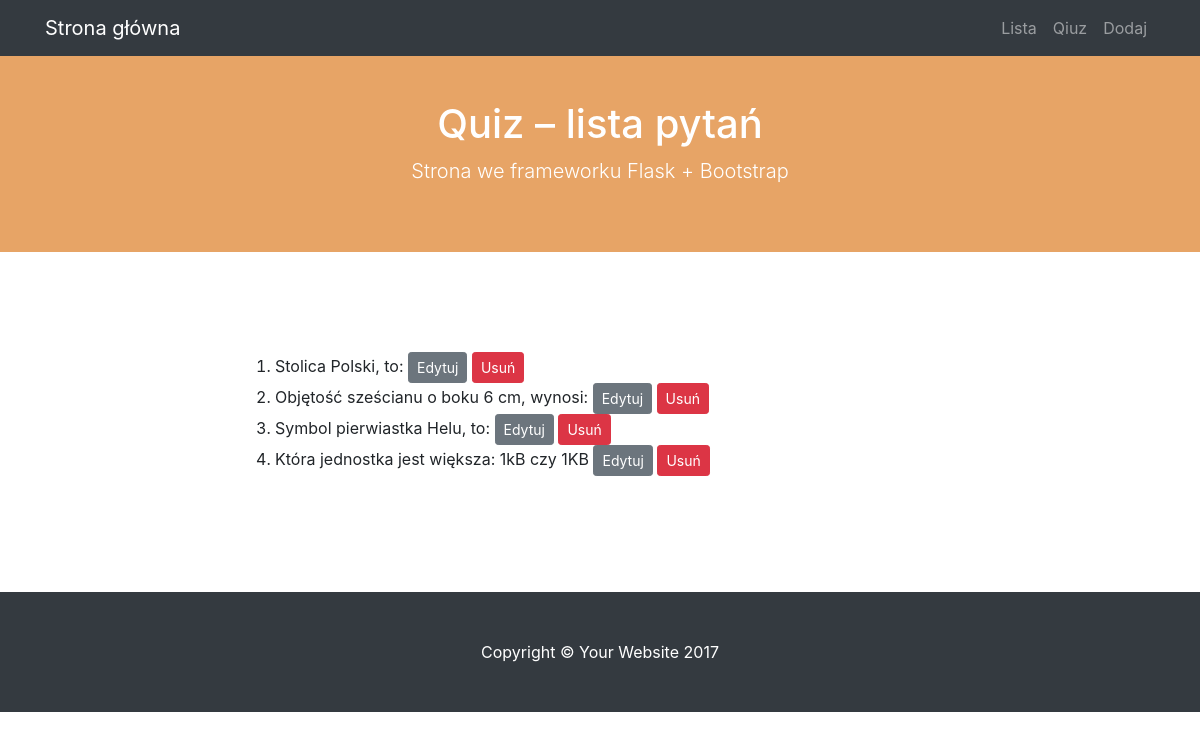
Screenshot of /lista with the database file from the repository.
### quiz/modele.py (models this page shows)
class BazaModel(Model):
    class Meta:
        database = baza

class Pytanie(BazaModel):
    pytanie = CharField(null=False)
    kategoria = ForeignKeyField(Kategoria, related_name='pytania')

### quiz/views.py (the view)
@app.route("/lista")
def lista():
    pytania = Pytanie().select()
    if not pytania.count():
        pass
    return render_template('lista.html', pytania=pytania)

### quiz/quiz.py (called while the page is built)
@app.before_request
def before_request():
    g.db = baza
    g.db.connect()

@app.after_request
def after_request(response):
    g.db.close()
    return response

### quiz/templates/lista.html (shortened to what this page needs)
{% extends "szablon.html" %}
{% block h1 %}Quiz – lista pytań{% endblock %}
{% block tresc %}
    <ol>
    {% for p in pytania %}
        <li>{{ p.pytanie }}
            <a href="{{ url_for('edytuj', pid=p.id) }}" class="btn btn-sm btn-secondary">Edytuj</a>
            <a href="{{ url_for('usun', pid=p.id) }}" class="btn btn-sm btn-danger">Usuń</a>
        </li>
    {% endfor %}
    </ol>
{% endblock %}

### rows the page displays
Pytanie: pytanie "Stolica Polski, to:"
Pytanie: pytanie "Objętość sześcianu o boku 6 cm, wynosi:"
Pytanie: pytanie "Symbol pierwiastka Helu, to:"
Pytanie: pytanie "Która jednostka jest większa: 1kB czy 1KB"
